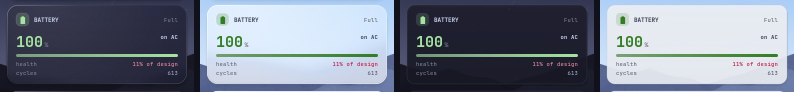
#> input picture art/demos/cards/battery.jpg, 1588 x 184 px (shown at 1/2 size); its folder holds only this picture in this run
$ python sitemedia.py
#> lines starting #> are read from the running program, lines starting #| are printed output that depends on the picture
#!/usr/bin/env python3
"""Website-only images, derived from the README demos (art/demos stays the source of truth).
  tools/sitemedia.py            -> art/site/
Run after tools/cardshots.sh or tools/scenesheet.py --pixel. Writes:
  art/site/cards/<id>.jpg   each card in the glass style only: night | day (the left half of
                            art/demos/cards/<id>.jpg, which is glass night | glass day | cards night | cards day)
  art/site/pixel-wide.jpg   the pixel-art sheet (art/demos/pixel.jpg: a row per scene, night | dusk) re-laid as two
                            wide rows, every scene at night then at dusk, so it spans the page like the other sheets
"""
import glob, os
from PIL import Image

HERE = os.path.dirname(os.path.abspath(__file__))
ART = os.path.join(HERE, '..', 'art')
OUT = os.path.join(ART, 'site')
PANEL, GAP = 388, 12                  # tools/cardshots.sh: four panels, 12 px apart (card + 14 px margins)
TILE_W, TILE_H = 480, 300             # tools/scenesheet.py --pixel: tile size


def cards():
    os.makedirs(os.path.join(OUT, 'cards'), exist_ok=True)
    made = []
    for path in sorted(glob.glob(os.path.join(ART, 'demos', 'cards', '*.jpg'))):
        im = Image.open(path).convert('RGB')
#> im is the input picture: PIL image 1588x184 RGB; mean R, G, B 118.6, 126.4, 141.3
        glass = im.crop((0, 0, 2 * PANEL + GAP, im.height))
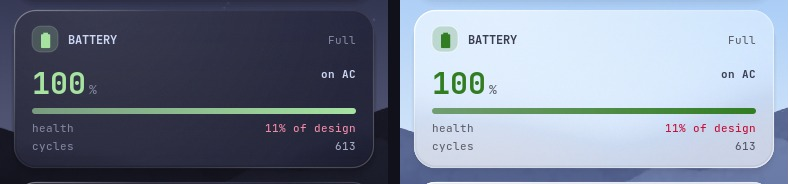
#> glass: PIL image 788x184 RGB; mean R, G, B 119.6, 129.4, 147.4
        out = os.path.join(OUT, 'cards', os.path.basename(path))
        glass.save(out, quality=90, optimize=True, progressive=True)
        made.append(out)
    return made


def pixel_wide():
    src = Image.open(os.path.join(ART, 'demos', 'pixel.jpg')).convert('RGB')
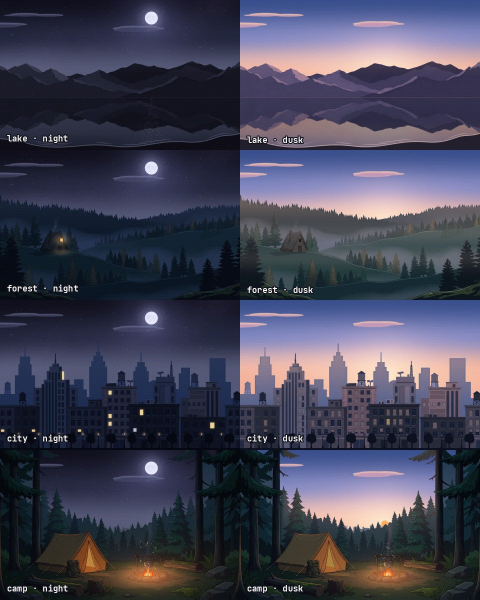
#> input picture art/demos/pixel.jpg, 960 x 1200 px (shown at 1/2 size)
#> src is the input picture: PIL image 960x1200 RGB; mean R, G, B 66.3, 66.8, 85.4
    rows = src.height // TILE_H                      # one row per scene
#> rows = 4
    wide = Image.new('RGB', (rows * TILE_W, 2 * TILE_H))
#> wide: PIL image 1920x600 RGB; every value is 0
    for r in range(rows):
        for c in range(2):                           # 0 = night, 1 = dusk
            tile = src.crop((c * TILE_W, r * TILE_H, (c + 1) * TILE_W, (r + 1) * TILE_H))
            wide.paste(tile, (r * TILE_W, c * TILE_H))
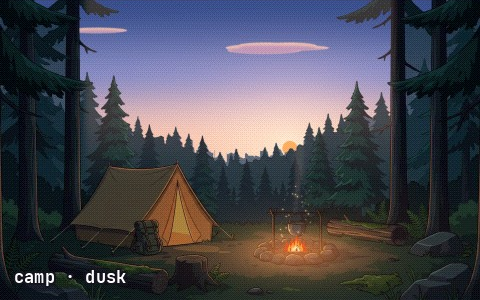
#> tile: PIL image 480x300 RGB; mean R, G, B 71.2, 71, 79.5
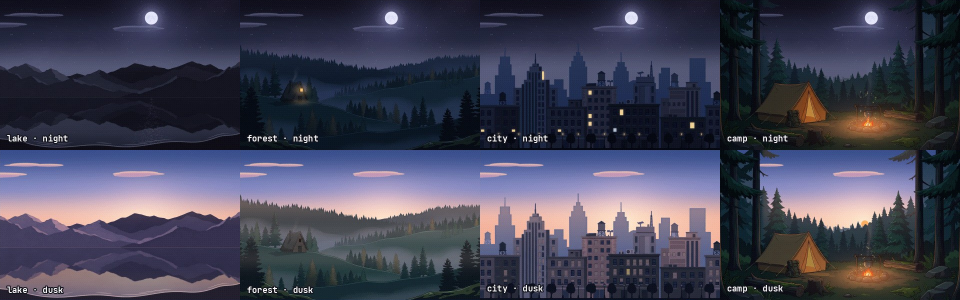
#> wide: PIL image 1920x600 RGB (shown at 1/2 size); mean R, G, B 66.3, 66.8, 85.4
    out = os.path.join(OUT, 'pixel-wide.jpg')
    wide.save(out, quality=90, optimize=True, progressive=True)
    return out


if __name__ == '__main__':
    os.makedirs(OUT, exist_ok=True)
    for p in cards() + [pixel_wide()]:
        print(os.path.relpath(p, os.path.join(HERE, '..')))
